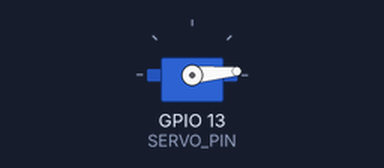
Recording of a sketch running on a simulated ESP32-C3. Parts: servo.

Above: at 0.05 s.
At 0.85 s:
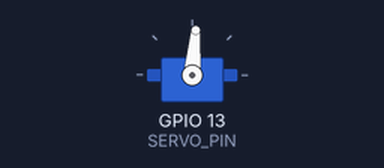
At 1.7 s:
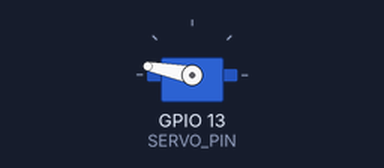
At 3.4 s:
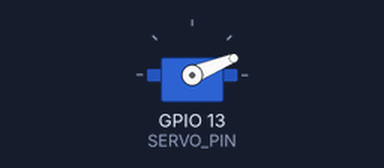
Timing chart, 0 to 8.3 s (numbered marks = the images above):
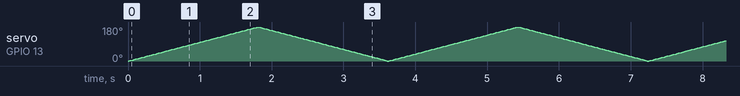

The sketch:

1_servoSweep.ino
```cpp
/*
  DM3014 Interactive Devices, Ashley Hi 2026
  Week 9 - Remote Interfaces
  ESP32-C3 Servo Sweep
  Servo sweeps clockwise & anticlockwise from 0º – 180º.
  Additional Components: Servo Motor
*/

// ====== Reference Libraries ======
#include <ESP32Servo.h>

// ====== Set Servo ======
#define SERVO_PIN 13

// ====== Create Servo Objects ======
Servo servo;
int pos = 0;

void setup() {
	ESP32PWM::allocateTimer(0);
  ESP32PWM::allocateTimer(1);
  ESP32PWM::allocateTimer(2);
  ESP32PWM::allocateTimer(3);
  servo.setPeriodHertz(50);
  servo.attach(SERVO_PIN, 500, 2000); // min/max of 500us – 2000us for accurate 0º – 180º sweep
}

void loop() {
	servo.write(16);
	for (pos = 0; pos <= 180; pos += 1) { // 0º – 180º in steps of 1º
		servo.write(pos); // set servo position to 'pos'
		delay(10); // wait 10ms for servo to reach position
	}
	for (pos = 180; pos >= 0; pos -= 1) { // 180º – 0º in steps of 1º
		servo.write(pos);
		delay(10);
	}
}
```
